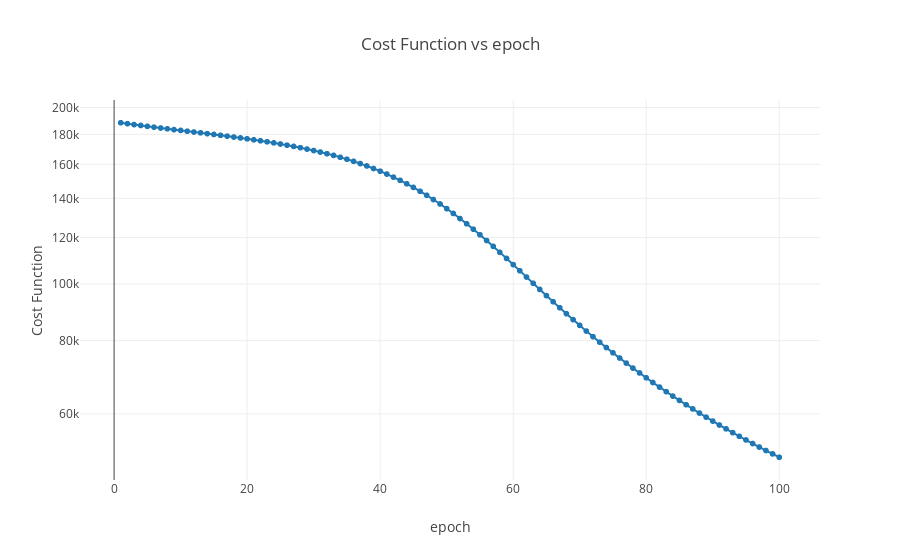

Here is the notebook cell this chart was saved with:
### Code cell
x = np.array(list(results_100epochs.keys()))
y = np.array([results_100epochs[i]['J'] for i in results_100epochs.keys()])

trace0=go.Scattergl(x=x, y=y, mode='lines+markers')

layout=go.Layout(title='Cost Function vs epoch',
                yaxis=dict(title='Cost Function',
                          type='log'),
                xaxis=dict(title='epoch'))

fig = go.Figure([trace0], layout)

iplot(fig, filename='training.html')
